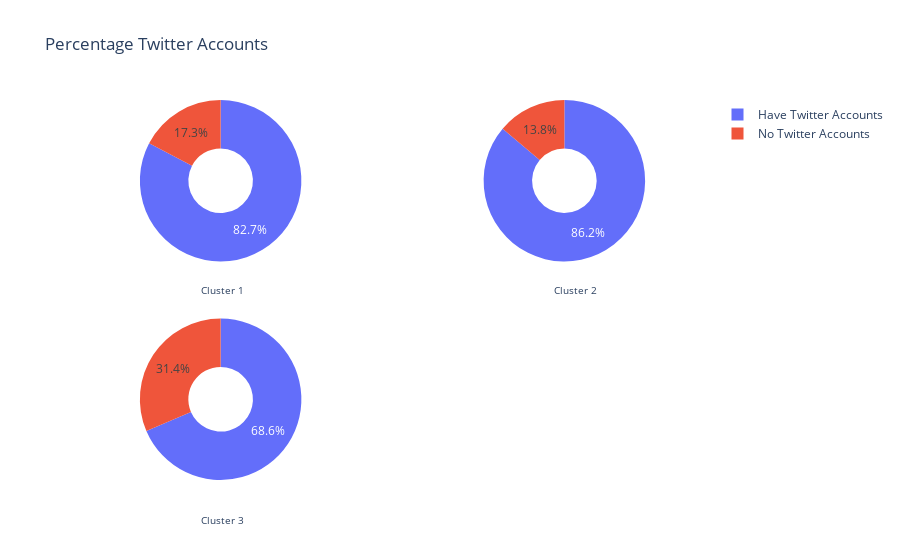

The cell this chart's notebook holds for it:
### Markdown cell above
Users in the clusters with more than 100k appears to have a profile picture where as those in 100k to 10k cluster do not appear to have a profile pictuer. **This might suggest that cluster 1 and 2 users have complete profiles.**

### Code cell
from plotly.subplots import make_subplots

import plotly.graph_objects as go


percent_class_1_with_twitter_accounts = ((users_df.loc[users_1m_followers.index]['twitter'].nunique()-1)/(users_df.loc[users_1m_followers.index]['twitter'].shape[0]))*100

class_1_dict = {'Account':['Have Twitter Accounts','No Twitter Accounts'],
              'Count':[percent_class_1_with_twitter_accounts,100-percent_class_1_with_twitter_accounts]
             }
class_1_df = pd.DataFrame.from_dict(class_1_dict)

##########

percent_class_2_with_twitter_accounts = ((users_df.loc[users_1m_less_followers.index]['twitter'].nunique()-1)/(users_df.loc[users_1m_less_followers.index]['twitter'].shape[0]))*100

class_2_dict = {'Account':['Have Twitter Accounts','No Twitter Accounts'],
              'Count':[percent_class_2_with_twitter_accounts,100-percent_class_2_with_twitter_accounts]
             }
class_2_df = pd.DataFrame.from_dict(class_2_dict)


###########

percent_class_3_with_twitter_accounts = ((users_df.loc[users_less_lm_followers.index]['twitter'].nunique()-1)/(users_df.loc[users_less_lm_followers.index]['twitter'].shape[0]))*100

class_3_dict = {'Account':['Have Twitter Accounts','No Twitter Accounts'],
              'Count':[percent_class_3_with_twitter_accounts,100-percent_class_3_with_twitter_accounts]
             }
class_3_df = pd.DataFrame.from_dict(class_3_dict)


fig = make_subplots(rows=2, cols=2,specs=[[{"type": "pie"},{"type": "pie"}],[{"type": "pie"},{"type": "pie"}]])
fig.add_trace(go.Pie(labels=class_1_df.Account, values=class_1_df.Count, name="Class-1"),
              1, 1)
fig.add_trace(go.Pie(labels=class_2_df.Account, values=class_2_df.Count, name="Class-2"),
              1, 2)
fig.add_trace(go.Pie(labels=class_3_df.Account, values=class_3_df.Count, name="Class-3"),
              2, 1)

# Use `hole` to create a donut-like pie chart
fig.update_traces(hole=.4)

fig.update_layout(
    title_text="Percentage Twitter Accounts",
    annotations=[dict(text='Cluster 1', x=0.19, y=0.5, font_size=10, showarrow=False),
                 dict(text='Cluster 2', x=0.83, y=0.5, font_size=10, showarrow=False),
                dict(text='Cluster 3', x=0.19, y=-0.13, font_size=10, showarrow=False)])
fig.show()

### Figure 1 — Plotly figure (JSON) as saved in the notebook; plotly's stock layout.template omitted (floating-point values rounded to 4 significant figures)
{"data": [{"domain": {"x": [0, 0.45], "y": [0.575, 1]}, "hole": 0.4, "labels": ["Have Twitter Accounts", "No Twitter Accounts"], "name": "Class-1", "type": "pie", "values": [82.69, 17.31]}, {"domain": {"x": [0.55, 1], "y": [0.575, 1]}, "hole": 0.4, "labels": ["Have Twitter Accounts", "No Twitter Accounts"], "name": "Class-2", "type": "pie", "values": [86.15, 13.85]}, {"domain": {"x": [0, 0.45], "y": [0, 0.425]}, "hole": 0.4, "labels": ["Have Twitter Accounts", "No Twitter Accounts"], "name": "Class-3", "type": "pie", "values": [68.57, 31.43]}], "layout": {"annotations": [{"font": {"size": 10}, "showarrow": false, "text": "Cluster 1", "x": 0.19, "y": 0.5}, {"font": {"size": 10}, "showarrow": false, "text": "Cluster 2", "x": 0.83, "y": 0.5}, {"font": {"size": 10}, "showarrow": false, "text": "Cluster 3", "x": 0.19, "y": -0.13}], "title": {"text": "Percentage Twitter Accounts"}, "autosize": true}}
